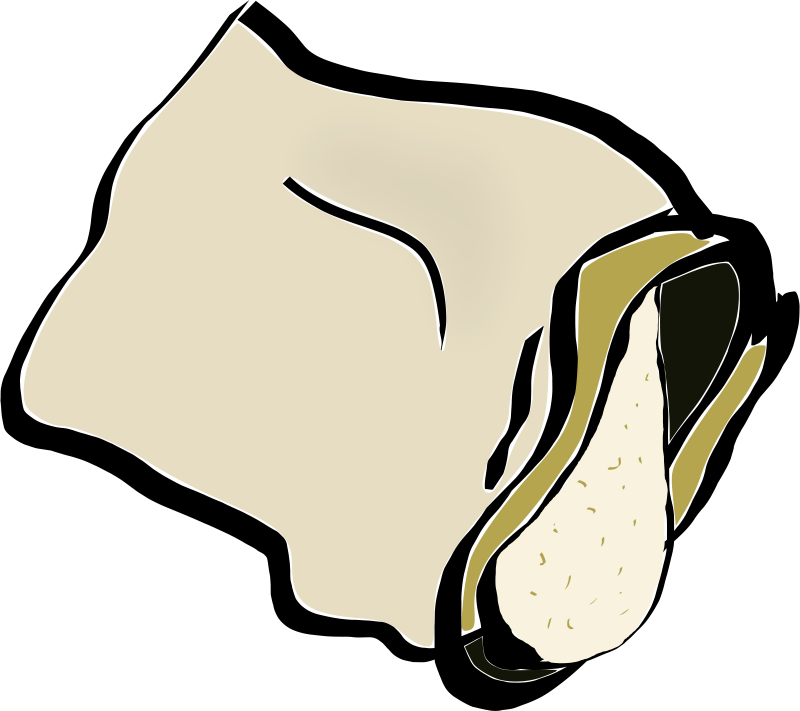
#> input picture imgs/sugar.png, 2400 x 2131 px (shown at 1/3 size)
$ python playground.py
#> lines starting #> are read from the running program, lines starting #| are printed output that depends on the picture
from PIL import Image

# [12 lines of commented-out code are left out]

food_img = Image.open('imgs/sugar.png')
#> food_img is the input picture: PIL image 2400x2131 RGBA; mean R, G, B, A 104.7, 100.5, 87.1, 151.3

height, width = food_img.size
#> height = 2400; width = 2131

food_img = food_img.resize((round(height*0.01), round(height*0.01)))
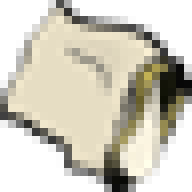
#> food_img: PIL image 24x24 RGBA (shown 8 times larger); mean R, G, B, A 108.7, 104.4, 90.3, 151.8; transparent parts drawn white
food_img.save('imgs/sugar_small.png')

$ run again, with imgs/ant.png copied over imgs/sugar.png
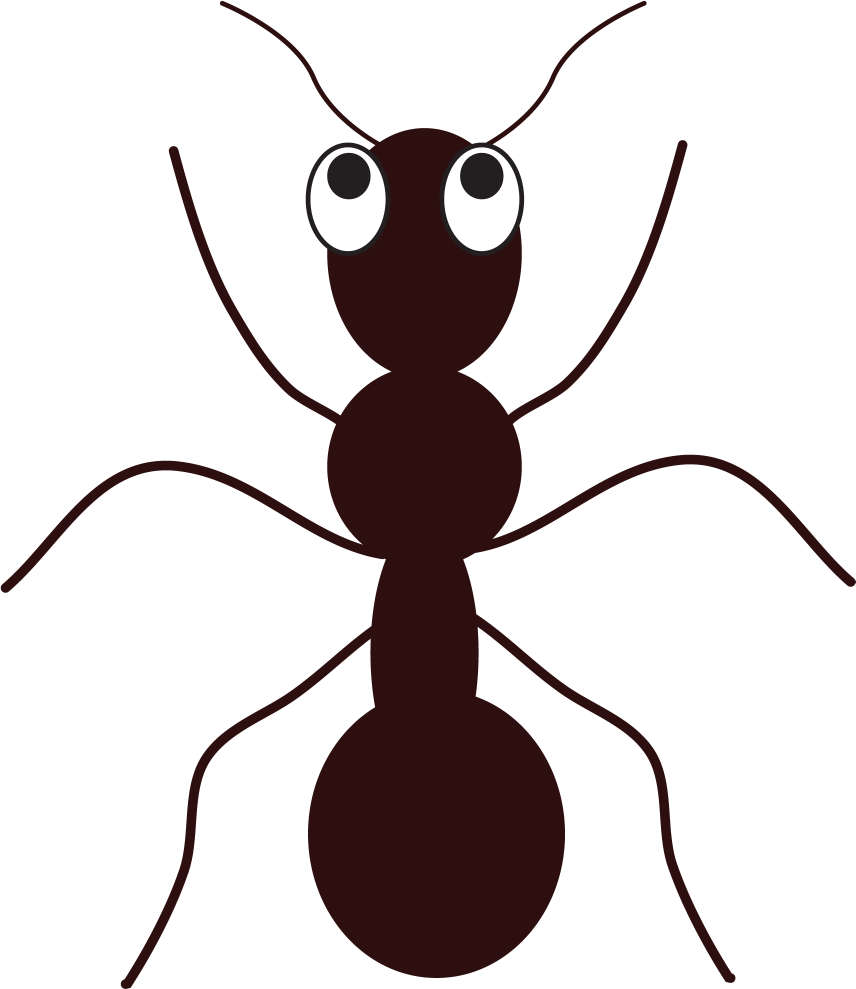
#> input picture imgs/ant.png, 1711 x 1978 px (shown at 1/2 size)
#> food_img is the input picture: PIL image 1711x1978 RGBA; mean R, G, B, A 11.5, 5.7, 5.9, 51.3
#> `food_img = food_img.resize((round(height*0.01), round(height*0.01)))`:
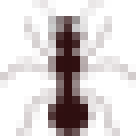
#> food_img: PIL image 17x17 RGBA (shown 8 times larger); mean R, G, B, A 27.9, 11.8, 12.4, 51.8; transparent parts drawn white
